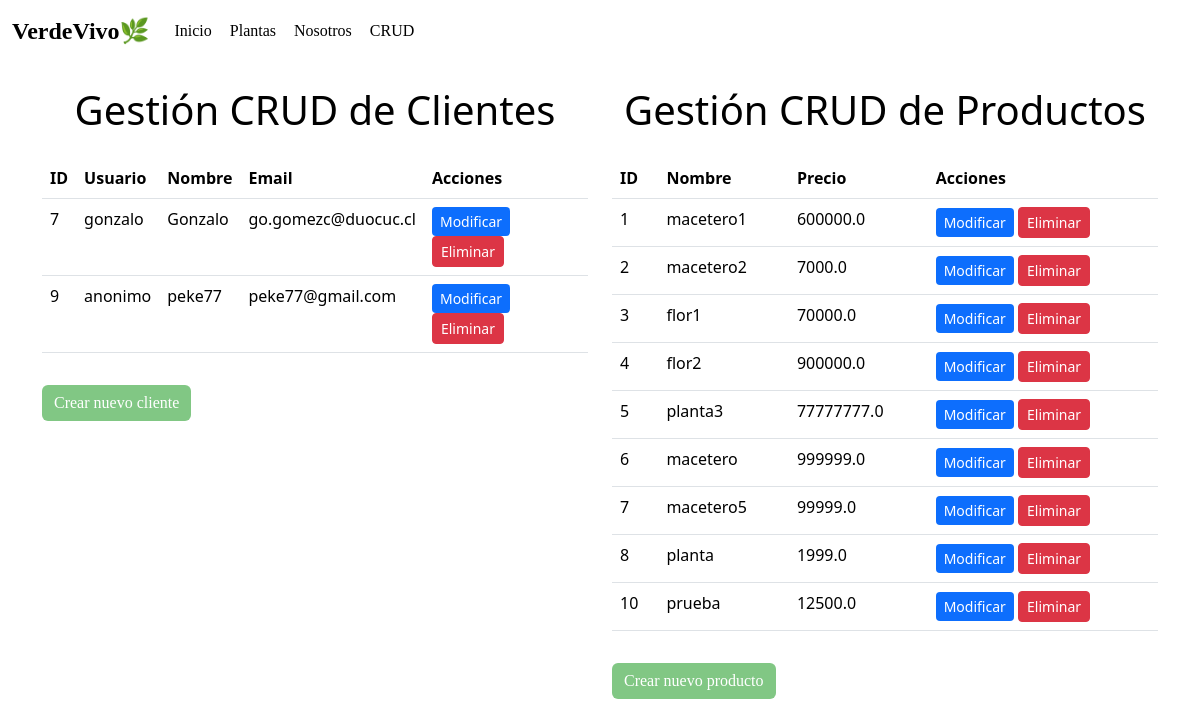
Page /crud/ on the earlier database version.
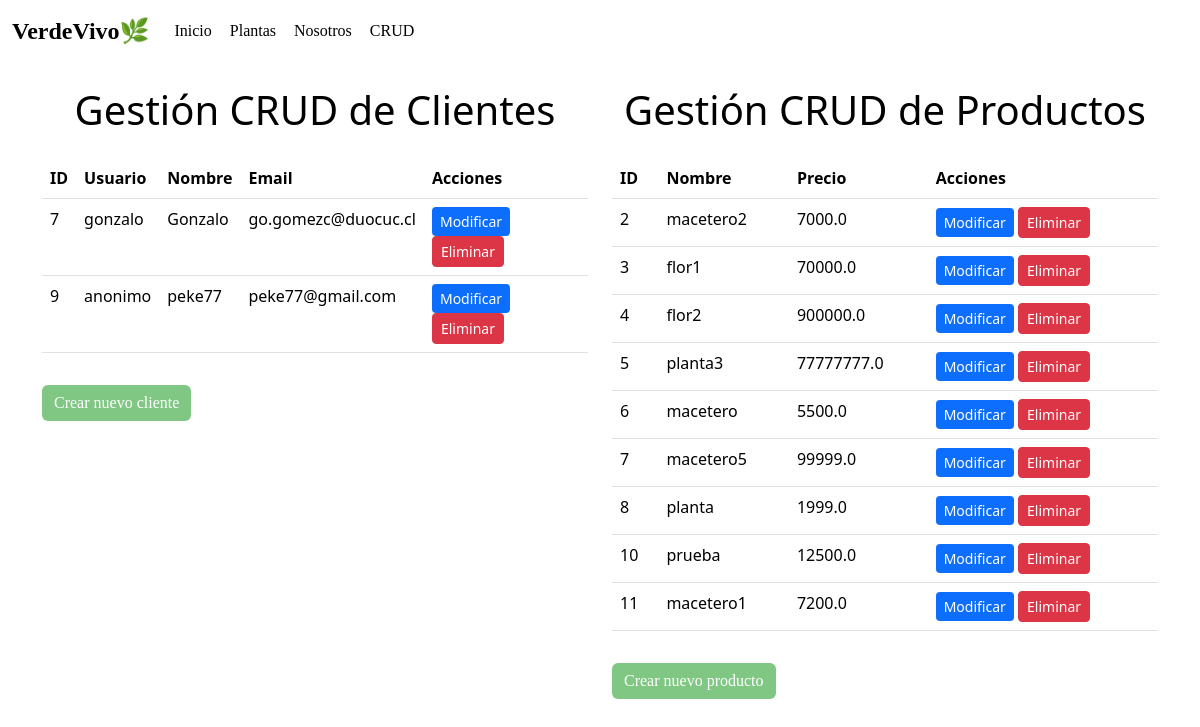
Same page on the later database version.
### store/models.py (models this page shows, shortened)
class Cliente(models.Model):
    id = models.AutoField(primary_key=True)
    user = models.OneToOneField(User, on_delete=models.CASCADE, null=True, blank=True)
    nombre = models.CharField(max_length=200, null=True)
    email = models.CharField(max_length=200, null=True)

class Producto(models.Model):
    id = models.AutoField(primary_key=True)
    nombre = models.CharField(max_length=200, null=True)
    precio = models.FloatField()
    digital = models.BooleanField(default=False, null=True, blank=False)
    image = models.ImageField(null=True, blank=True)

### store/views.py (the view)
# urls.py: path('crud/', views.crud, name='crud'),
def crud(request):
    clientes = Cliente.objects.all()
    productos = Producto.objects.all()
    return render(request, 'store/crud.html', {'clientes': clientes, 'productos': productos})

### store/templates/store/crud.html (shortened to what this page needs)
<!doctype html>
{% load static %}
<html lang="es">
<head>
  <link href="https://cdn.jsdelivr.net/npm/bootstrap@5.3.3/dist/css/bootstrap.min.css" rel="stylesheet">
</head>
<body class="claro">
  <nav class="navbar navbar-expand-lg">
    <div class="container-fluid">
      <a class="navbar-brand" id="navbar-brand" href="#">VerdeVivo🌿</a>
      <div class="collapse navbar-collapse justify-content-start" id="navbarNav">
        <ul class="navbar-nav">
          <li class="nav-item">
            <a class="nav-link" href="{% url 'inicio' %}">Inicio</a>
          </li>
          <li class="nav-item">
            <a class="nav-link" href="{% url 'rosas' %}">Plantas</a>
          </li>
          <li class="nav-item">
            <a class="nav-link" href="{% url 'nosotros' %}">Nosotros</a>
          </li>
          <li class="nav-item">
            <a class="nav-link" href="{% url 'crud' %}">CRUD</a>
          </li>
        </ul>
      </div>
    </div>
  </nav>
  <div class="container">
    <div class="row justify-content-center">
      <div class="col-md-6">
        <h1 class="my-4 text-center">Gestión CRUD de Clientes</h1>
        <table class="table">
          <thead class="thead-dark">
            <tr>
              <th>ID</th>
              <th>Usuario</th>
              <th>Nombre</th>
              <th>Email</th>
              <th>Acciones</th>
            </tr>
          </thead>
          <tbody>
            {% for c in clientes %}
            <tr>
              <td>{{ c.id }}</td>
              <td>{{ c.user.username }}</td>
              <td>{{ c.nombre }}</td>
              <td>{{ c.email }}</td>
              <td>
                <a href="{% url 'modificar' 'cliente' c.id %}" class="btn btn-sm btn-primary">Modificar</a>
                <a href="{% url 'eliminar' 'cliente' c.id %}" class="btn btn-sm btn-danger" onclick="return confirm('¿Estás seguro de eliminar este cliente?');">Eliminar</a>
              </td>
            </tr>
            {% empty %}
            <tr>
              <td colspan="5">No hay clientes registrados.</td>
            </tr>
            {% endfor %}
          </tbody>
        </table>
        <a href="{% url 'crear' 'cliente' %}" class="btn btn-success mt-3">Crear nuevo cliente</a>
      </div>
      <div class="col-md-6">
        <h1 class="my-4 text-center">Gestión CRUD de Productos</h1>
        <table class="table">
          <thead class="thead-dark">
            <tr>
              <th>ID</th>
              <th>Nombre</th>
              <th>Precio</th>
              <th>Acciones</th>
            </tr>
          </thead>
          <tbody>
            {% for producto in productos %}
            <tr>
              <td>{{ producto.id }}</td>
              <td>{{ producto.nombre }}</td>
              <td>{{ producto.precio }}</td>
              <td>
                <a href="{% url 'modificar' 'producto' producto.id %}" class="btn btn-sm btn-primary">Modificar</a>
                <a href="{% url 'eliminar' 'producto' producto.id %}" class="btn btn-sm btn-danger" onclick="return confirm('¿Estás seguro de eliminar este producto?');">Eliminar</a>
              </td>
            </tr>
            {% empty %}
            <tr>
              <td colspan="4">No hay productos registrados.</td>
            </tr>
            {% endfor %}
          </tbody>
        </table>
        <a href="{% url 'crear' 'producto' %}" class="btn btn-success mt-3">Crear nuevo producto</a>
      </div>
    </div>
  </div>
</body>
</html>

### store/templates/store/crud.html (style rules this page uses)
body.claro { background-color: white; color: black; }
.navbar { background-color: transparent; color: black; }
.navbar-brand { font-weight: bold; font-size: 1.5rem; color: black; font-family: 'Playfair Display', serif; }
.navbar-nav .nav-link, .navbar-nav .btn { border-radius: 20px; transition: background-color 0.3s, color 0.3s; font-family: 'Playfair Display', serif; margin: 1px; color: black; }
.btn-success { background-color: #81C784; border: none; font-family: 'Playfair Display', serif; color: white; }
.btn-primary { border: none; margin-left: auto; }

Differences in the rows shown:
removed Producto: id "1", nombre "macetero1", precio "600000.0"
changed Producto "macetero": precio "999999.0" → "5500.0"
added Producto: id "11", nombre "macetero1", precio "7200.0"
